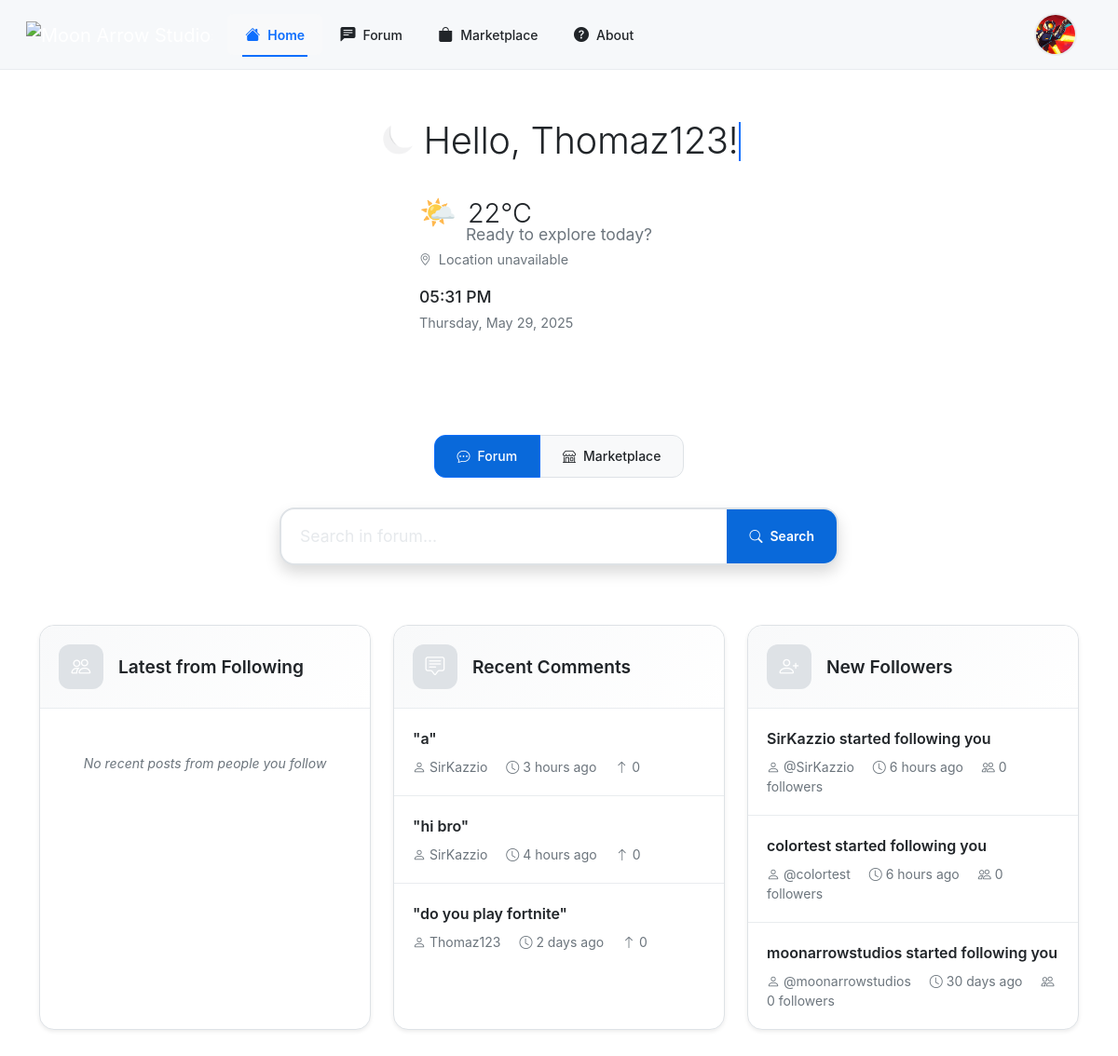
/php/home.php (signed in), run on the app's committed database.
### tables this page shows
CREATE TABLE IF NOT EXISTS `comments` (
  `id` int NOT NULL AUTO_INCREMENT,
  `post_id` int NOT NULL,
  `user_id` int NOT NULL,
  `content` text NOT NULL,
  `created_at` datetime DEFAULT CURRENT_TIMESTAMP,
  `parent_id` int DEFAULT NULL,
  `upvotes` int NOT NULL DEFAULT '0',
  `downvotes` int NOT NULL DEFAULT '0',
  `status` enum('published','draft','hidden') NOT NULL DEFAULT 'published',
  `reported_count` int NOT NULL DEFAULT '0',
  `updated_at` timestamp NULL DEFAULT CURRENT_TIMESTAMP ON UPDATE CURRENT_TIMESTAMP,
  PRIMARY KEY (`id`),
  KEY `post_id` (`post_id`),
  KEY `user_id` (`user_id`),
  KEY `idx_parent_id` (`parent_id`)
);

CREATE TABLE IF NOT EXISTS `users` (
  `user_id` int NOT NULL AUTO_INCREMENT,
  `username` varchar(50) NOT NULL,
  `email` varchar(100) NOT NULL,
  `password` varchar(255) NOT NULL,
  `role` enum('admin','user') DEFAULT 'user',
  `created_at` datetime DEFAULT CURRENT_TIMESTAMP,
  `profile_picture` varchar(255) DEFAULT NULL,
  `banner` varchar(255) DEFAULT NULL,
  `description` text,
  `status` enum('active','suspended') NOT NULL DEFAULT 'active',
  `youtube` varchar(255) DEFAULT NULL,
  `linkedin` varchar(255) DEFAULT NULL,
  `twitter` varchar(255) DEFAULT NULL,
  `instagram` varchar(255) DEFAULT NULL,
  `github` varchar(255) DEFAULT NULL,
  `portfolio` varchar(255) DEFAULT NULL,
  `reported_count` int NOT NULL DEFAULT '0',
  `follow_notifications` tinyint(1) NOT NULL DEFAULT '1',
  `asset_comment_notifications` tinyint(1) NOT NULL DEFAULT '1',
  `reply_notifications` tinyint(1) NOT NULL DEFAULT '1',
  `notification_frequency` enum('instant','hourly','daily','weekly') NOT NULL DEFAULT 'instant',
  `email_updates` tinyint(1) NOT NULL DEFAULT '1',
  `comment_notifications` tinyint(1) NOT NULL DEFAULT '1',
  PRIMARY KEY (`user_id`),
  UNIQUE KEY `username` (`username`),
  UNIQUE KEY `email` (`email`)
);

CREATE TABLE IF NOT EXISTS `follows` (
  `follower_id` int NOT NULL,
  `following_id` int NOT NULL,
  `created_at` timestamp NULL DEFAULT CURRENT_TIMESTAMP,
  PRIMARY KEY (`follower_id`,`following_id`),
  KEY `fk_follows_following` (`following_id`)
);

### php/home.php (the view, shortened to what this page needs)
<?php
$host = 'localhost';
$db   = 'moonarrowstudios';
$user = 'root';
$pass = '';
$charset = 'utf8mb4';
try {
    $pdo = new PDO(
        "mysql:host=$host;dbname=$db;charset=$charset",
        $user,
        $pass,
        [
            PDO::ATTR_ERRMODE => PDO::ERRMODE_EXCEPTION,
            PDO::ATTR_DEFAULT_FETCH_MODE => PDO::FETCH_ASSOC
        ]
    );
} catch (PDOException $e) {
    die("Database connection failed: " . $e->getMessage());
}
require 'header.php';
if (isset($_SESSION['user_id'])) {
    $current_user_id = $_SESSION['user_id'];
}
function formatTimeAgo($datetime) {
    $now = new DateTime();
    $created = new DateTime($datetime);
    $diff = $now->getTimestamp() - $created->getTimestamp();
    $minutes = floor($diff / 60);
    $hours = floor($diff / 3600);
    $days = floor($diff / 86400);
    if ($minutes < 60) {
        return $minutes . ' minutes ago';
    } elseif ($hours < 24) {
        return $hours . ' hours ago';
    } else {
        return $days . ' days ago';
    }
}
$following_posts = [];
if (isset($current_user_id)) {
    try {
        $stmt = $pdo->prepare("
            SELECT p.id, p.title, p.created_at, p.upvotes, u.username
            FROM posts p
            JOIN users u ON p.user_id = u.user_id
            WHERE p.user_id IN (SELECT following_id FROM follows WHERE follower_id = ?)
            ORDER BY p.created_at DESC
            LIMIT 3
        ");
        $stmt->execute([$current_user_id]);
        $following_posts = $stmt->fetchAll(PDO::FETCH_ASSOC);
    } catch (PDOException $e) {
        error_log("Error fetching following posts: " . $e->getMessage());
    }
}
$recent_comments = [];
try {
    $stmt = $pdo->prepare("
        SELECT c.id, c.content, c.created_at, u.username, c.upvotes
        FROM comments c
        JOIN users u ON c.user_id = u.user_id
        ORDER BY c.created_at DESC
        LIMIT 3
    ");
    $stmt->execute();
    $recent_comments = $stmt->fetchAll(PDO::FETCH_ASSOC);
} catch (PDOException $e) {
    error_log("Error fetching recent comments: " . $e->getMessage());
}
$new_followers = [];
if (isset($current_user_id)) {
    try {
        $stmt = $pdo->prepare("
            SELECT
                f.follower_id,
                u.username,
                f.created_at,
                (SELECT COUNT(*) FROM follows WHERE following_id = f.follower_id) AS follower_count
            FROM follows f
            JOIN users u ON f.follower_id = u.user_id
            WHERE f.following_id = ?
            ORDER BY f.created_at DESC
            LIMIT 3
        ");
        $stmt->execute([$current_user_id]);
        $new_followers = $stmt->fetchAll(PDO::FETCH_ASSOC);
    } catch (PDOException $e) {
        error_log("Error fetching new followers: " . $e->getMessage());
    }
}
function truncateComment($html, $length = 80) {
    $text = strip_tags($html);
    return $text;
}
?>
<!DOCTYPE html>
<html lang="en">
<head>
</head>
<body>
    <div class="main-container">
        <div class="container">
            <div class="greeting-section">
            <img src="../media/moon-image.png" alt="👋" class="greeting-icon"/>
            <h1 class="greeting-title" id="greeting-text">
            </h1>
            </div>
            <p class="greeting-subtitle">Ready to explore today?</p>
            <div class="search-section">
                <div class="weather-widget" id="weather-widget">
                    <div class="weather-main">
                        <div class="weather-icon" id="weather-icon">🌤️</div>
                        <div class="weather-temp" id="weather-temp">--°</div>
                    </div>
                    <div class="weather-location" id="weather-location">
                        <i class="bi bi-geo-alt"></i>
                        <span id="location-text">Getting location...</span>
                    </div>
                    <div class="weather-details">
                        <div class="weather-time" id="current-time">--:--</div>
                        <div class="weather-date" id="current-date">Loading...</div>
                    </div>
                </div>
                <div class="search-toggle-container">
                    <div class="btn-group" role="group" aria-label="Search toggle">
                        <button type="button" class="btn active" data-type="forum">
                            <i class="bi bi-chat-dots me-2"></i>Forum
                        </button>
                        <button type="button" class="btn" data-type="marketplace">
                            <i class="bi bi-shop me-2"></i>Marketplace
                        </button>
                    </div>
                </div>
                <div class="search-container">
                    <div class="search-input-group d-flex">
                        <input type="text" class="form-control" placeholder="Search in forum..." id="search-input">
                        <button class="btn" type="button" onclick="performSearch()">
                            <i class="bi bi-search me-2"></i>Search
                        </button>
                    </div>
                </div>
            </div>
            <div class="row g-4 content-grid">
                <div class="col-lg-4 col-md-6">
                    <div class="card">
                        <div class="card-header d-flex align-items-center">
                            <div class="card-icon me-3">
                                <i class="bi bi-people"></i>
                            </div>
                            <h5 class="card-title">Latest from Following</h5>
                        </div>
                        <div class="card-body" id="following-content">
                            <?php if (!empty($following_posts)): ?>
                                <?php foreach ($following_posts as $post): ?>
                                    <div class="content-item">
                                        <div class="item-title"><?= htmlspecialchars($post['title']) ?></div>
                                        <div class="item-meta">
                                            <span class="meta-item">
                                                <i class="bi bi-person"></i><?= htmlspecialchars($post['username']) ?>
                                            </span>
                                            <span class="meta-item">
                                                <i class="bi bi-clock"></i><?= formatTimeAgo($post['created_at']) ?>
                                            </span>
                                            <span class="meta-item">
                                                <i class="bi bi-heart"></i><?= $post['upvotes'] ?>
                                            </span>
                                        </div>
                                    </div>
                                <?php endforeach; ?>
                            <?php else: ?>
                                <div class="empty-state">No recent posts from people you follow</div>
                            <?php endif; ?>
                        </div>
                    </div>
                </div>
                <div class="col-lg-4 col-md-6">
                    <div class="card">
                        <div class="card-header d-flex align-items-center">
                            <div class="card-icon me-3">
                                <i class="bi bi-chat-square-text"></i>
                            </div>
                            <h5 class="card-title">Recent Comments</h5>
                        </div>
                        <div class="card-body" id="comments-content">
                            <?php if (!empty($recent_comments)): ?>
                                <?php foreach ($recent_comments as $comment): ?>
                                    <div class="content-item">
                                        <div class="item-title">"<?= htmlspecialchars(truncateComment($comment['content'])) ?>"</div>
                                        <div class="item-meta">
                                            <span class="meta-item">
                                                <i class="bi bi-person"></i><?= htmlspecialchars($comment['username']) ?>
                                            </span>
                                            <span class="meta-item">
                                                <i class="bi bi-clock"></i><?= formatTimeAgo($comment['created_at']) ?>
                                            </span>
                                            <span class="meta-item">
                                                <i class="bi bi-arrow-up"></i><?= $comment['upvotes'] ?>
                                            </span>
                                        </div>
                                    </div>
                                <?php endforeach; ?>
                            <?php else: ?>
                                <div class="empty-state">No recent comments on your content</div>
                            <?php endif; ?>
                        </div>
                    </div>
                </div>
                <div class="col-lg-4 col-md-6">
                    <div class="card">
                        <div class="card-header d-flex align-items-center">
                            <div class="card-icon me-3">
                                <i class="bi bi-person-plus"></i>
                            </div>
                            <h5 class="card-title">New Followers</h5>
                        </div>
                        <div class="card-body" id="followers-content">
                            <?php if (!empty($new_followers)): ?>
                                <?php foreach ($new_followers as $follower): ?>
                                    <div class="content-item">
                                        <div class="item-title"><?= htmlspecialchars($follower['username']) ?> started following you</div>
                                        <div class="item-meta">
                                            <span class="meta-item">
                                                <i class="bi bi-person"></i>@<?= htmlspecialchars($follower['username']) ?>
                                            </span>
                                            <span class="meta-item">
                                                <i class="bi bi-clock"></i><?= formatTimeAgo($follower['created_at']) ?>
                                            </span>
                                            <span class="meta-item">
                                                <i class="bi bi-people"></i><?= number_format($follower['follower_count']) ?> followers
                                            </span>
                                        </div>
                                    </div>
                                <?php endforeach; ?>
                            <?php else: ?>
                                <div class="empty-state">No new followers recently</div>
                            <?php endif; ?>
                        </div>
                    </div>
                </div>
            </div>
        </div>
    </div>
</body>
</html>

### php/header.php (style rules this page uses)
:root { --color-canvas-default: #ffffff; --color-canvas-subtle: #f6f8fa; --color-border-default: #d0d7de; --color-border-muted: #d8dee4; --color-btn-primary-bg: #2da44e; --color-btn-primary-hover-bg: #2c974b; --color-fg-default: #1F2328; --color-fg-muted: #656d76; --color-accent-fg: #0969da; --color-input-bg: #ffffff; --color-card-bg: #ffffff; --color-card-border: #d0d7de; --color-header-bg: #f6f8fa; --color-modal-bg: #ffffff; --color-alert-error-bg: #FFEBE9; --color-alert-error-border: rgba(255, 129, 130, 0.4); --color-alert-error-fg: #cf222e; --animation-duration: 0.8s; }
.header { font-family: -apple-system, BlinkMacSystemFont, "Segoe UI", "Noto Sans", Helvetica, Arial, sans-serif; background-color: var(--color-canvas-default); color: var(--color-fg-default); line-height: 1.5; font-size: 14px; }
.header .btn { border-radius: 6px; padding: 6px 16px; font-size: 14px; font-weight: 500; line-height: 20px; transition: all 0.2s cubic-bezier(0.3, 0, 0.5, 1); white-space: nowrap; }
.nav-link, .btn, .dropdown-item, .profile-btn { transition: all 0.2s cubic-bezier(0.4, 0, 0.2, 1); }

### data on the page
comments: content "a", user.username "SirKazzio", created_at "3 hours ago", upvotes "0"
comments: content "hi bro", user.username "SirKazzio", created_at "4 hours ago", upvotes "0"
comments: content "do you play fortnite", user.username "Thomaz123", created_at "2 days ago", upvotes "0"
follows: users.username "SirKazzio", created_at "6 hours ago", follower_count "0"
follows: users.username "colortest", created_at "6 hours ago", follower_count "0"
follows: users.username "moonarrowstudios", created_at "30 days ago", follower_count "0"
